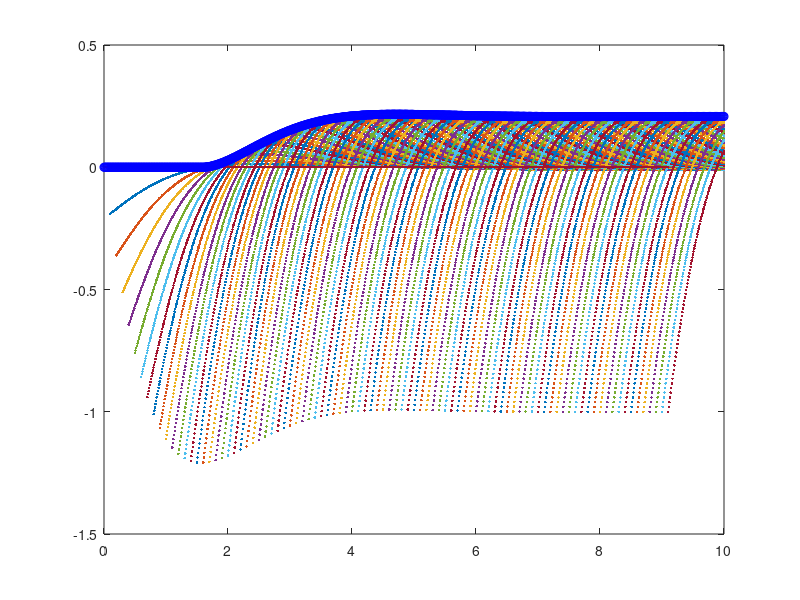
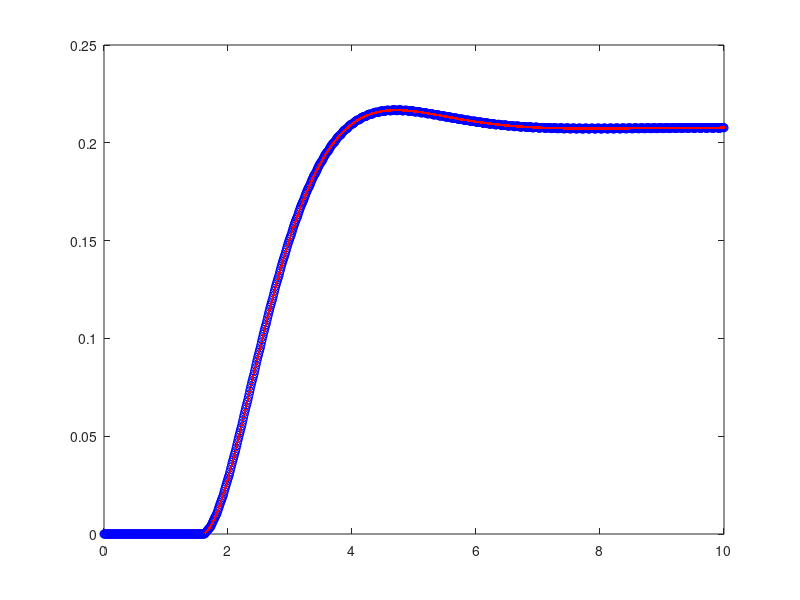

MATLAB code to generate these figures, in order: (Note: this script raises an error after producing the figures.)
%-----------------------------------------
% SDR_top_corrected_err_estimation.m
%-----------------------------------------
% top corrected error estimation
clear 
clc
close all

%This script estimate based on analytic equation the error of gamma
% when measure along the dike-lava interface and along the SDR start
% from Xf
%-----------------------------------------
% 1. Along dike lava interface:  (x0 and x are non-dimensionalized with
% alpha)
%-----------------------------------------

% first, define the depth_correct, namely, the top envelop of SDRs
% ploting SDRs surfaces following SDR_top_for_loop.m
N = 1001;
t_max = 10;
t = linspace(0,t_max,N);
dx = t_max/(N-1);

N_SDR = 91;
X0m = 9;
t0 = linspace(0,X0m,N_SDR);
dt = X0m / (N_SDR - 1);

tt = zeros(N_SDR, N);
for i=1:N_SDR
    tt(i,:)=t;
end
SDR = zeros(N_SDR, N);
% ploting SDRs

for i = 1:N_SDR
    t0 = i*dt;
    index_left = floor(t0 / t_max * N)+1;
    %tt(i,index_left:N) = t(index_left:N);
    SDR(i,index_left:N) = - (exp(-tt(i,index_left:N)).*(sin(tt(i,index_left:N))-cos(tt(i,index_left:N))) - ...
      exp(-(tt(i,index_left:N)-t0)).*(sin(tt(i,index_left:N)-t0)-cos(tt(i,index_left:N)-t0)));
    %plot(tt(i,index_left:N), SDR(i,index_left:N));
    plot(tt(i,:), SDR(i,:),'.');
    hold on;
end
%figure

top_surface = zeros(1,N);
%finding the top surface of SDRs
for j = 1:N 
    top_surface(j) = max(SDR(:,j));
end

plot(t,top_surface,'bo')

% ploting envelop of SDRs and fitting
figure
plot(t,top_surface,'bo'); hold on;
index_fit_left = (floor(1.65/dx));
%index_fit_right = (floor(7/dx));
p = polyfit(t(index_fit_left:N),top_surface(index_fit_left:N),16)
%p = polyfit(t,top_surface,16)
y_fit = polyval(p,t(index_fit_left:N));
%y_fit = polyval(p,t);
%plot(t(index_fit_left:index_fit_right),y_fit,'r.')
plot(t(index_fit_left:N),y_fit,'r.')

% Now estimation the error with SDR thickness corrected based on SDRs
% envelope
% along dike-lava interface
figure
yyaxis left
N = 1000;
x0 = linspace(1,10,N);
for i = 1:N  % x0 is the distance off axis for the tip of SDR
x = x0(i);
depth = - (exp(-x).*(sin(x)-cos(x))-...
    exp(-(x-x0(i))).*(sin(x-x0(i))-cos(x-x0(i))));
tan_dip = - (exp(-x).*cos(x)-exp(-(x-x0(i))).*cos(x-x0(i)));

if (x < t(index_fit_left))
    depth_correct = 0;
else
    depth_correct = polyval(p,x);
end

SDR_thick = -(depth_correct - depth);

y = SDR_thick/ tan_dip;
gamma = (-(1+exp(-pi/2)));
y_diff = y - gamma;
err = y_diff/gamma * 100;
plot(x,err,'.'); hold on
grid on
ylim([-10,20])
end
xlabel("X_0/\alpha")
ylabel("Error of \gamma estimation [%]")
%title("Error of \gamma estimation along dike-lava interface")
set(gca,'FontSize',12,'FontWeight','bold') % set the font size of the ticks of the axes


%figure
yyaxis right
% Error in terms of Te
for i = 1:N  % x0 is the distance off axis for the tip of SDR
x = x0(i);
depth = - (exp(-x).*(sin(x)-cos(x))-...
    exp(-(x-x0(i))).*(sin(x-x0(i))-cos(x-x0(i))));
tan_dip = - (exp(-x).*cos(x)-exp(-(x-x0(i))).*cos(x-x0(i)));

if (x < t(index_fit_left))
    depth_correct = 0;
else
    depth_correct = polyval(p,x);
end

SDR_thick = -(depth_correct - depth);

y = SDR_thick/ tan_dip;
gamma = (-(1+exp(-pi/2)));
y_diff = y - gamma;
err = y_diff/gamma * 100;
Te_err = ((err / 100 + 1)^(4/3)-1) * 100;
plot(x,Te_err,'.'); hold on
grid on
ylim([-10,20])
xlim([1,6])
end
xlabel("X_0/\alpha")
ylabel("Error of Te estimation [%]")
title("Error of \gamma and Te estimation along dike-lava interface")
set(gca,'FontSize',12,'FontWeight','bold') % set the font size of the ticks of the axes


% now find out error along a single SDR from Xf
%--------------------------------------------------------------
figure
yyaxis left
N = 1000;
x0 = pi/2;
xx = linspace(x0,x0+0.2,N);
for i = 1:N  % x0 is the distance off axis for the tip of SDR
    x=xx(i);
    depth = - (exp(-x).*(sin(x)-cos(x))-...
        exp(-(x-x0)).*(sin(x-x0)-cos(x-x0)));
    tan_dip = - (exp(-x).*cos(x)-exp(-(x-x0)).*cos(x-x0));

    if (x < t(index_fit_left) )
        depth_correct = 0;
    else
        depth_correct = polyval(p,x);
    end

    SDR_thick = -(depth_correct - depth);

    y = SDR_thick/ tan_dip;
    gamma = (-(1+exp(-pi/2)));
    y_diff = y - gamma;
    err = y_diff/gamma * 100;
    plot(x,err,'.'); hold on
    grid on
    ylim([-24,0])
end
xlabel("X_0/\alpha")
ylabel("Error of \gamma estimation [%]")
%title("Error of \gamma estimation along dike-lava interface")
set(gca,'FontSize',12,'FontWeight','bold') % set the font size of the ticks of the axes


%figure
yyaxis right
% Error in terms of Te
for i = 1:N  % x0 is the distance off axis for the tip of SDR
    x=xx(i);
    depth = - (exp(-x).*(sin(x)-cos(x))-...
        exp(-(x-x0)).*(sin(x-x0)-cos(x-x0)));
    tan_dip = - (exp(-x).*cos(x)-exp(-(x-x0)).*cos(x-x0));

    if (x < t(index_fit_left) )
        depth_correct = 0;
    else
        depth_correct = polyval(p,x);
    end

    SDR_thick = -(depth_correct - depth);

    y = SDR_thick/ tan_dip;
    gamma = (-(1+exp(-pi/2)));
    y_diff = y - gamma;
    err = y_diff/gamma * 100;
    Te_err = ((err / 100 + 1)^(4/3)-1) * 100;
    plot(x,Te_err,'.'); hold on
    grid on
    ylim([-24,0])
end
xlabel("X_0/\alpha")
ylabel("Error of Te estimation [%]")
title("Error of \gamma and Te estimation along a single SDR from Xf")
set(gca,'FontSize',12,'FontWeight','bold') % set the font size of the ticks of the axes

% now still along a single SDR from Xf, but X-axis is depth 
%--------------------------------------------------------------
figure
yyaxis left
N = 1000;
x0 = pi/2;
xx = linspace(x0,x0+0.2,N);
for i = 1:N  % x0 is the distance off axis for the tip of SDR
    x=xx(i);
    depth = - (exp(-x).*(sin(x)-cos(x))-...
        exp(-(x-x0)).*(sin(x-x0)-cos(x-x0)));
    tan_dip = - (exp(-x).*cos(x)-exp(-(x-x0)).*cos(x-x0));

    if (x < t(index_fit_left) )
        depth_correct = 0;
    else
        depth_correct = polyval(p,x);
    end

    SDR_thick = -(depth_correct - depth);

    y = SDR_thick/ tan_dip;
    gamma = (-(1+exp(-pi/2)));
    y_diff = y - gamma;
    err = y_diff/gamma * 100;
    
    w0 = -(1+exp(-pi/2)); % depth at x=x0 = Xf = pi/2
    SDR_real_thick = -(depth_correct - w0);
    thick_err = (abs(SDR_thick)-abs(SDR_real_thick))...
        /abs(SDR_real_thick) * 100;
    plot(thick_err,err,'.'); hold on
    %plot(x,err,'.'); hold on
    grid on
    ylim([-24,0])
    %xlim([30,0])
end
xlabel("thickness underestimation [%]")
ylabel("Error of \gamma estimation [%]")
%title("Error of \gamma estimation along dike-lava interface")
set(gca,'FontSize',12,'FontWeight','bold') % set the font size of the ticks of the axes


%figure
yyaxis right
% Error in terms of Te
for i = 1:N  % x0 is the distance off axis for the tip of SDR
    x=xx(i);
    depth = - (exp(-x).*(sin(x)-cos(x))-...
        exp(-(x-x0)).*(sin(x-x0)-cos(x-x0)));
    tan_dip = - (exp(-x).*cos(x)-exp(-(x-x0)).*cos(x-x0));

    if (x < t(index_fit_left))
        depth_correct = 0;
    else
        depth_correct = polyval(p,x);
    end

    SDR_thick = -(depth_correct - depth);

    y = SDR_thick/ tan_dip;
    gamma = (-(1+exp(-pi/2)));
    y_diff = y - gamma;
    err = y_diff/gamma * 100;
    Te_err = ((err / 100 + 1)^(4/3)-1) * 100;
    
    w0 = -(1+exp(-pi/2)); % depth at x=x0 = Xf = pi/2
    SDR_real_thick = -(depth_correct - w0);
    thick_err = (abs(SDR_thick)-abs(SDR_real_thick))...
        /abs(SDR_real_thick) * 100;
    plot(thick_err,Te_err,'.'); hold on
    %plot(x,err,'.'); hold on
    grid on
    ylim([-24,0])
    %xlim([30,0])
end
xlabel("SDRs thickness underestimation [%]")
ylabel("Error of Te estimation [%]")
title("Error of \gamma and Te estimation along a single SDR from Xf")
set(gca,'FontSize',12,'FontWeight','bold') % set the font size of the ticks of the axes
set(gca, 'XDir','reverse')
xlim([-30,0])

